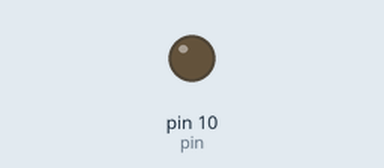
A program run on a simulated MicroPython board. On the bench: output pins drawn as LEDs (lit = HIGH). What the program prints to the serial console is not drawn.

Above: at 0.6 s.
At 10.1 s:
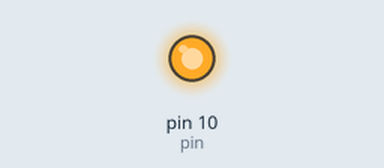
Timing chart, 0 to 11.6 s (numbered marks = the images above):
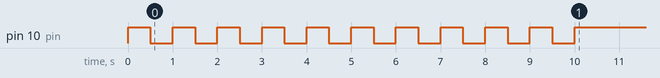

The program:

main.py
```python
from machine import Pin
import time

print('hello world')

pin = Pin(10, Pin.OUT)

for i in range(10):
	pin.value(1)
	time.sleep(0.5)
	pin.value(0)
	time.sleep(0.5)

pin.value(1)
while True:
	if pin.value() == 0:
		print('USR buttom push!!')
	time.sleep(0.1)
```
